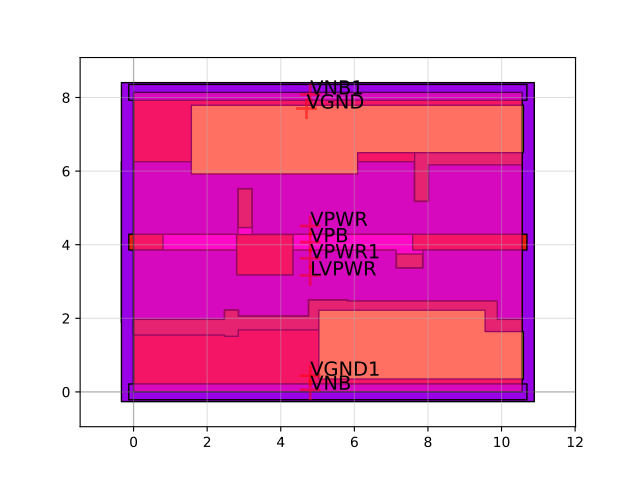

The Python source for this figure:
import sky130

c = sky130.components.sky130_fd_sc_hvl__lsbuflv2hv_1()
c.plot()
